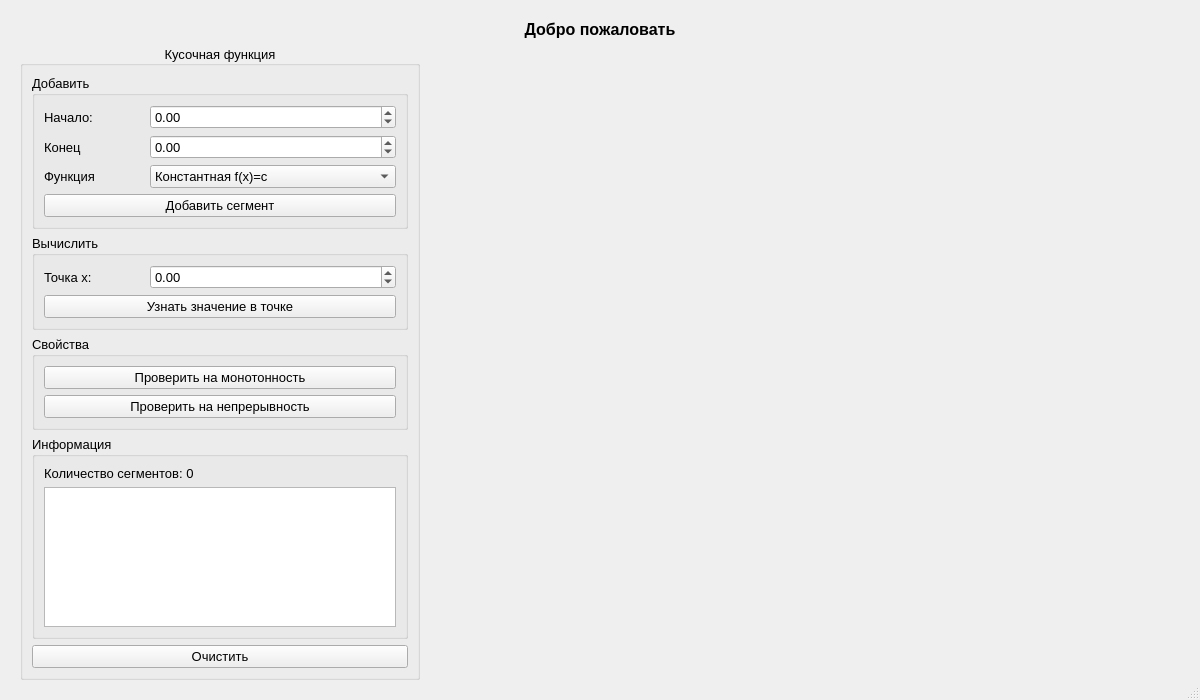
<?xml version="1.0" encoding="UTF-8"?>
<ui version="4.0">
 <class>MainWindow</class>
 <widget class="QMainWindow" name="MainWindow">
  <property name="geometry">
   <rect>
    <x>0</x>
    <y>0</y>
    <width>1200</width>
    <height>700</height>
   </rect>
  </property>
  <property name="minimumSize">
   <size>
    <width>1200</width>
    <height>700</height>
   </size>
  </property>
  <property name="font">
   <font>
    <family>Segoe UI</family>
    <pointsize>10</pointsize>
    <bold>false</bold>
   </font>
  </property>
  <property name="windowTitle">
   <string>Lab 2.3</string>
  </property>
  <widget class="QWidget" name="centralwidget">
   <property name="minimumSize">
    <size>
     <width>1200</width>
     <height>700</height>
    </size>
   </property>
   <layout class="QFormLayout" name="formLayout">
    <property name="leftMargin">
     <number>20</number>
    </property>
    <property name="topMargin">
     <number>20</number>
    </property>
    <property name="rightMargin">
     <number>20</number>
    </property>
    <property name="bottomMargin">
     <number>20</number>
    </property>
    <item row="0" column="0" colspan="2">
     <widget class="QLabel" name="label">
      <property name="minimumSize">
       <size>
        <width>0</width>
        <height>0</height>
       </size>
      </property>
      <property name="maximumSize">
       <size>
        <width>16777215</width>
        <height>50</height>
       </size>
      </property>
      <property name="font">
       <font>
        <family>Segoe UI</family>
        <pointsize>12</pointsize>
        <bold>true</bold>
       </font>
      </property>
      <property name="text">
       <string>Добро пожаловать</string>
      </property>
      <property name="alignment">
       <set>Qt::AlignmentFlag::AlignCenter</set>
      </property>
     </widget>
    </item>
    <item row="1" column="0">
     <widget class="QGroupBox" name="groupBox">
      <property name="minimumSize">
       <size>
        <width>400</width>
        <height>0</height>
       </size>
      </property>
      <property name="maximumSize">
       <size>
        <width>400</width>
        <height>16777215</height>
       </size>
      </property>
      <property name="title">
       <string>Кусочная функция</string>
      </property>
      <property name="alignment">
       <set>Qt::AlignmentFlag::AlignCenter</set>
      </property>
      <layout class="QGridLayout" name="gridLayout_2">
       <item row="1" column="0">
        <widget class="QGroupBox" name="groupBox_2">
         <property name="maximumSize">
          <size>
           <width>16777215</width>
           <height>16777215</height>
          </size>
         </property>
         <property name="title">
          <string>Добавить</string>
         </property>
         <layout class="QGridLayout" name="gridLayout_3">
          <item row="1" column="0">
           <widget class="QLabel" name="label_3">
            <property name="maximumSize">
             <size>
              <width>100</width>
              <height>30</height>
             </size>
            </property>
            <property name="text">
             <string>Конец</string>
            </property>
           </widget>
          </item>
          <item row="2" column="1">
           <widget class="QComboBox" name="comboBox">
            <property name="maximumSize">
             <size>
              <width>16777215</width>
              <height>30</height>
             </size>
            </property>
            <item>
             <property name="text">
              <string>Константная f(x)=c</string>
             </property>
            </item>
            <item>
             <property name="text">
              <string>Линейная f(x)=ax+b</string>
             </property>
            </item>
            <item>
             <property name="text">
              <string>Квадратичная f(x)=ax²+bx+c</string>
             </property>
            </item>
            <item>
             <property name="text">
              <string>Гиперболическая f(x)=ᵏ⁄ₓ₊ₐ+b</string>
             </property>
            </item>
            <item>
             <property name="text">
              <string>Степенная f(x)=xⁿ</string>
             </property>
            </item>
            <item>
             <property name="text">
              <string>Синусоида f(x)=asin(bx+c)+d</string>
             </property>
            </item>
           </widget>
          </item>
          <item row="0" column="1">
           <widget class="QDoubleSpinBox" name="doubleSpinBox">
            <property name="maximumSize">
             <size>
              <width>16777215</width>
              <height>30</height>
             </size>
            </property>
            <property name="decimals">
             <number>2</number>
            </property>
            <property name="minimum">
             <double>-10.000000000000000</double>
            </property>
            <property name="maximum">
             <double>10.000000000000000</double>
            </property>
            <property name="singleStep">
             <double>0.500000000000000</double>
            </property>
           </widget>
          </item>
          <item row="1" column="1">
           <widget class="QDoubleSpinBox" name="doubleSpinBox_2">
            <property name="maximumSize">
             <size>
              <width>16777215</width>
              <height>30</height>
             </size>
            </property>
            <property name="decimals">
             <number>2</number>
            </property>
            <property name="minimum">
             <double>-10.000000000000000</double>
            </property>
            <property name="maximum">
             <double>10.000000000000000</double>
            </property>
            <property name="singleStep">
             <double>0.500000000000000</double>
            </property>
           </widget>
          </item>
          <item row="0" column="0">
           <widget class="QLabel" name="label_2">
            <property name="maximumSize">
             <size>
              <width>100</width>
              <height>30</height>
             </size>
            </property>
            <property name="text">
             <string>Начало:</string>
            </property>
           </widget>
          </item>
          <item row="2" column="0">
           <widget class="QLabel" name="label_4">
            <property name="maximumSize">
             <size>
              <width>100</width>
              <height>30</height>
             </size>
            </property>
            <property name="text">
             <string>Функция</string>
            </property>
           </widget>
          </item>
          <item row="3" column="0" colspan="2">
           <widget class="QPushButton" name="pushButton">
            <property name="minimumSize">
             <size>
              <width>0</width>
              <height>0</height>
             </size>
            </property>
            <property name="maximumSize">
             <size>
              <width>16777215</width>
              <height>30</height>
             </size>
            </property>
            <property name="text">
             <string>Добавить сегмент</string>
            </property>
           </widget>
          </item>
         </layout>
        </widget>
       </item>
       <item row="4" column="0">
        <widget class="QGroupBox" name="groupBox_5">
         <property name="maximumSize">
          <size>
           <width>16777215</width>
           <height>16777215</height>
          </size>
         </property>
         <property name="title">
          <string>Информация</string>
         </property>
         <layout class="QGridLayout" name="gridLayout_5">
          <item row="0" column="0">
           <widget class="QLabel" name="label_6">
            <property name="minimumSize">
             <size>
              <width>0</width>
              <height>0</height>
             </size>
            </property>
            <property name="maximumSize">
             <size>
              <width>16777215</width>
              <height>30</height>
             </size>
            </property>
            <property name="text">
             <string>Количество сегментов: 0</string>
            </property>
           </widget>
          </item>
          <item row="1" column="0">
           <widget class="QTextEdit" name="textEdit">
            <property name="minimumSize">
             <size>
              <width>0</width>
              <height>0</height>
             </size>
            </property>
            <property name="maximumSize">
             <size>
              <width>16777215</width>
              <height>200</height>
             </size>
            </property>
           </widget>
          </item>
         </layout>
        </widget>
       </item>
       <item row="3" column="0">
        <widget class="QGroupBox" name="groupBox_4">
         <property name="maximumSize">
          <size>
           <width>16777215</width>
           <height>16777215</height>
          </size>
         </property>
         <property name="title">
          <string>Свойства</string>
         </property>
         <layout class="QGridLayout" name="gridLayout_4">
          <item row="0" column="0">
           <widget class="QPushButton" name="pushButton_3">
            <property name="minimumSize">
             <size>
              <width>0</width>
              <height>0</height>
             </size>
            </property>
            <property name="maximumSize">
             <size>
              <width>16777215</width>
              <height>30</height>
             </size>
            </property>
            <property name="text">
             <string>Проверить на монотонность</string>
            </property>
           </widget>
          </item>
          <item row="1" column="0">
           <widget class="QPushButton" name="pushButton_4">
            <property name="minimumSize">
             <size>
              <width>0</width>
              <height>0</height>
             </size>
            </property>
            <property name="maximumSize">
             <size>
              <width>16777215</width>
              <height>30</height>
             </size>
            </property>
            <property name="text">
             <string>Проверить на непрерывность</string>
            </property>
           </widget>
          </item>
         </layout>
        </widget>
       </item>
       <item row="2" column="0">
        <widget class="QGroupBox" name="groupBox_3">
         <property name="maximumSize">
          <size>
           <width>16777215</width>
           <height>16777215</height>
          </size>
         </property>
         <property name="title">
          <string>Вычислить</string>
         </property>
         <layout class="QGridLayout" name="gridLayout">
          <item row="0" column="0">
           <widget class="QLabel" name="label_5">
            <property name="maximumSize">
             <size>
              <width>100</width>
              <height>30</height>
             </size>
            </property>
            <property name="text">
             <string>Точка x:</string>
            </property>
           </widget>
          </item>
          <item row="0" column="1">
           <widget class="QDoubleSpinBox" name="doubleSpinBox_3">
            <property name="maximumSize">
             <size>
              <width>16777215</width>
              <height>30</height>
             </size>
            </property>
            <property name="decimals">
             <number>2</number>
            </property>
            <property name="minimum">
             <double>-10.000000000000000</double>
            </property>
            <property name="maximum">
             <double>10.000000000000000</double>
            </property>
            <property name="singleStep">
             <double>0.500000000000000</double>
            </property>
           </widget>
          </item>
          <item row="2" column="0" colspan="2">
           <widget class="QPushButton" name="pushButton_2">
            <property name="minimumSize">
             <size>
              <width>0</width>
              <height>0</height>
             </size>
            </property>
            <property name="maximumSize">
             <size>
              <width>16777215</width>
              <height>30</height>
             </size>
            </property>
            <property name="text">
             <string>Узнать значение в точке</string>
            </property>
           </widget>
          </item>
         </layout>
        </widget>
       </item>
       <item row="5" column="0">
        <widget class="QPushButton" name="pushButton_5">
         <property name="minimumSize">
          <size>
           <width>0</width>
           <height>0</height>
          </size>
         </property>
         <property name="maximumSize">
          <size>
           <width>16777215</width>
           <height>30</height>
          </size>
         </property>
         <property name="text">
          <string>Очистить</string>
         </property>
        </widget>
       </item>
      </layout>
     </widget>
    </item>
    <item row="1" column="1">
     <layout class="QGridLayout" name="gridLayout_6"/>
    </item>
   </layout>
  </widget>
  <widget class="QMenuBar" name="menubar">
   <property name="geometry">
    <rect>
     <x>0</x>
     <y>0</y>
     <width>1200</width>
     <height>27</height>
    </rect>
   </property>
  </widget>
  <widget class="QStatusBar" name="statusbar"/>
 </widget>
 <resources/>
 <connections/>
</ui>
